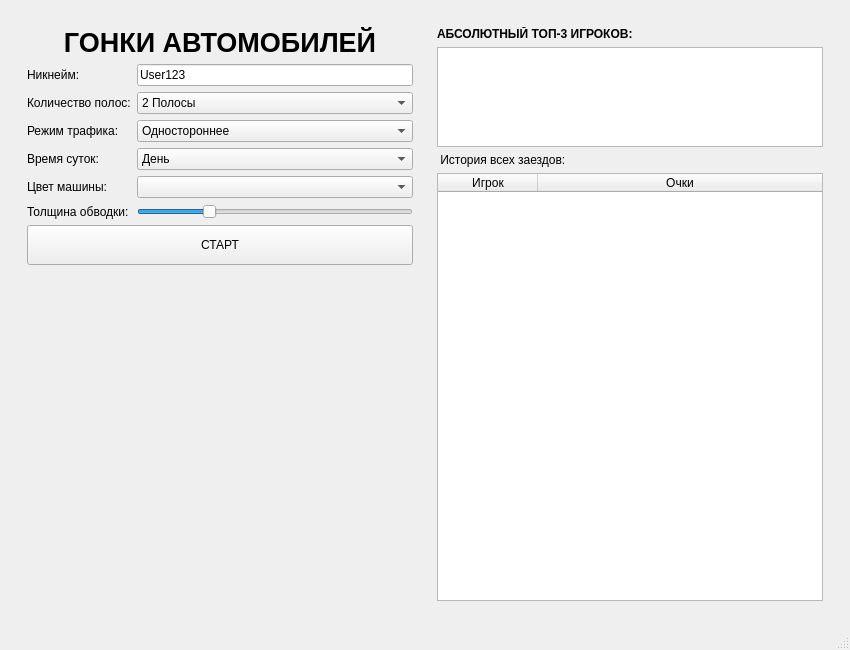
<?xml version="1.0" encoding="UTF-8"?>
<ui version="4.0">
 <class>MainWindow</class>
 <widget class="QMainWindow" name="MainWindow">
  <property name="geometry">
   <rect>
    <x>0</x>
    <y>0</y>
    <width>850</width>
    <height>650</height>
   </rect>
  </property>
  <property name="windowTitle">
   <string>2D Top-Down Traffic Racer</string>
  </property>
  <widget class="QWidget" name="centralwidget">
   <layout class="QHBoxLayout" name="horizontalLayout">
    <item>
     <widget class="QStackedWidget" name="stackedWidget">
      <property name="currentIndex">
       <number>0</number>
      </property>
      <widget class="QWidget" name="menuPage">
       <layout class="QHBoxLayout" name="menuLayout">
        <item>
         <widget class="QWidget" name="leftMenuPanel" native="true">
          <layout class="QVBoxLayout" name="leftMenuLayout">
           <item>
            <widget class="QLabel" name="titleLabel">
             <property name="font">
              <font>
               <pointsize>20</pointsize>
               <bold>true</bold>
              </font>
             </property>
             <property name="text">
              <string>ГОНКИ АВТОМОБИЛЕЙ</string>
             </property>
             <property name="alignment">
              <set>Qt::AlignmentFlag::AlignCenter</set>
             </property>
            </widget>
           </item>
           <item>
            <layout class="QFormLayout" name="formLayout">
             <item row="0" column="0">
              <widget class="QLabel" name="nicknameLabel">
               <property name="text">
                <string>Никнейм:</string>
               </property>
              </widget>
             </item>
             <item row="0" column="1">
              <widget class="QLineEdit" name="nicknameEdit">
               <property name="text">
                <string>User123</string>
               </property>
              </widget>
             </item>
             <item row="1" column="0">
              <widget class="QLabel" name="lanesLabel">
               <property name="text">
                <string>Количество полос:</string>
               </property>
              </widget>
             </item>
             <item row="1" column="1">
              <widget class="QComboBox" name="lanesCombo">
               <item>
                <property name="text">
                 <string>2 Полосы</string>
                </property>
               </item>
               <item>
                <property name="text">
                 <string>3 Полосы</string>
                </property>
               </item>
               <item>
                <property name="text">
                 <string>4 Полосы</string>
                </property>
               </item>
              </widget>
             </item>
             <item row="2" column="0">
              <widget class="QLabel" name="trafficLabel">
               <property name="text">
                <string>Режим трафика:</string>
               </property>
              </widget>
             </item>
             <item row="2" column="1">
              <widget class="QComboBox" name="trafficDirectionCombo">
               <item>
                <property name="text">
                 <string>Одностороннее</string>
                </property>
               </item>
               <item>
                <property name="text">
                 <string>Двустороннее (Встречка)</string>
                </property>
               </item>
              </widget>
             </item>
             <item row="3" column="0">
              <widget class="QLabel" name="timeLabel">
               <property name="text">
                <string>Время суток:</string>
               </property>
              </widget>
             </item>
             <item row="3" column="1">
              <widget class="QComboBox" name="timeCombo">
               <item>
                <property name="text">
                 <string>День</string>
                </property>
               </item>
               <item>
                <property name="text">
                 <string>Ночь</string>
                </property>
               </item>
              </widget>
             </item>
             <item row="4" column="0">
              <widget class="QLabel" name="colorLabel">
               <property name="text">
                <string>Цвет машины:</string>
               </property>
              </widget>
             </item>
             <item row="4" column="1">
              <widget class="QComboBox" name="colorCombo"/>
             </item>
             <item row="5" column="0">
              <widget class="QLabel" name="thicknessLabel">
               <property name="text">
                <string>Толщина обводки:</string>
               </property>
              </widget>
             </item>
             <item row="5" column="1">
              <widget class="QSlider" name="thicknessSlider">
               <property name="minimum">
                <number>1</number>
               </property>
               <property name="maximum">
                <number>5</number>
               </property>
               <property name="value">
                <number>2</number>
               </property>
               <property name="orientation">
                <enum>Qt::Orientation::Horizontal</enum>
               </property>
              </widget>
             </item>
            </layout>
           </item>
           <item>
            <widget class="QPushButton" name="playButton">
             <property name="minimumSize">
              <size>
               <width>0</width>
               <height>40</height>
              </size>
             </property>
             <property name="text">
              <string>СТАРТ</string>
             </property>
            </widget>
           </item>
           <item>
            <spacer name="leftSpacer">
             <property name="orientation">
              <enum>Qt::Orientation::Vertical</enum>
             </property>
             <property name="sizeHint" stdset="0">
              <size>
               <width>20</width>
               <height>40</height>
              </size>
             </property>
            </spacer>
           </item>
          </layout>
         </widget>
        </item>
        <item>
         <widget class="QWidget" name="rightMenuPanel" native="true">
          <layout class="QVBoxLayout" name="rightMenuLayout">
           <item>
            <widget class="QLabel" name="top3Title">
             <property name="styleSheet">
              <string notr="true">font-weight: bold; color: rgb(0, 0, 0)e;</string>
             </property>
             <property name="text">
              <string>АБСОЛЮТНЫЙ ТОП-3 ИГРОКОВ:</string>
             </property>
            </widget>
           </item>
           <item>
            <widget class="QListWidget" name="top3List">
             <property name="maximumSize">
              <size>
               <width>16777215</width>
               <height>100</height>
              </size>
             </property>
            </widget>
           </item>
           <item>
            <widget class="QLabel" name="tableTitle">
             <property name="text">
              <string> История всех заездов:</string>
             </property>
            </widget>
           </item>
           <item>
            <widget class="QTableWidget" name="leaderboardTable">
             <property name="editTriggers">
              <set>QAbstractItemView::EditTrigger::NoEditTriggers</set>
             </property>
             <attribute name="horizontalHeaderStretchLastSection">
              <bool>true</bool>
             </attribute>
             <attribute name="verticalHeaderCascadingSectionResizes">
              <bool>true</bool>
             </attribute>
             <attribute name="verticalHeaderStretchLastSection">
              <bool>false</bool>
             </attribute>
             <column>
              <property name="text">
               <string>Игрок</string>
              </property>
             </column>
             <column>
              <property name="text">
               <string>Очки</string>
              </property>
             </column>
            </widget>
           </item>
          </layout>
         </widget>
        </item>
       </layout>
      </widget>
      <widget class="QWidget" name="gamePage">
       <layout class="QHBoxLayout" name="gameLayout">
        <item>
         <widget class="QGraphicsView" name="gameView">
          <property name="verticalScrollBarPolicy">
           <enum>Qt::ScrollBarPolicy::ScrollBarAlwaysOff</enum>
          </property>
          <property name="horizontalScrollBarPolicy">
           <enum>Qt::ScrollBarPolicy::ScrollBarAlwaysOff</enum>
          </property>
         </widget>
        </item>
        <item>
         <widget class="QWidget" name="hudPanel" native="true">
          <layout class="QVBoxLayout" name="hudLayout">
           <item>
            <widget class="QLabel" name="scoreLabel">
             <property name="font">
              <font>
               <pointsize>14</pointsize>
               <bold>true</bold>
              </font>
             </property>
             <property name="text">
              <string>Очки: 0</string>
             </property>
            </widget>
           </item>
           <item>
            <spacer name="hudSpacer">
             <property name="orientation">
              <enum>Qt::Orientation::Vertical</enum>
             </property>
             <property name="sizeHint" stdset="0">
              <size>
               <width>20</width>
               <height>40</height>
              </size>
             </property>
            </spacer>
           </item>
           <item>
            <widget class="QPushButton" name="backButton">
             <property name="text">
              <string>В меню</string>
             </property>
            </widget>
           </item>
          </layout>
         </widget>
        </item>
       </layout>
      </widget>
     </widget>
    </item>
   </layout>
  </widget>
  <widget class="QMenuBar" name="menubar">
   <property name="geometry">
    <rect>
     <x>0</x>
     <y>0</y>
     <width>850</width>
     <height>21</height>
    </rect>
   </property>
  </widget>
  <widget class="QStatusBar" name="statusbar"/>
 </widget>
 <resources/>
 <connections/>
</ui>
